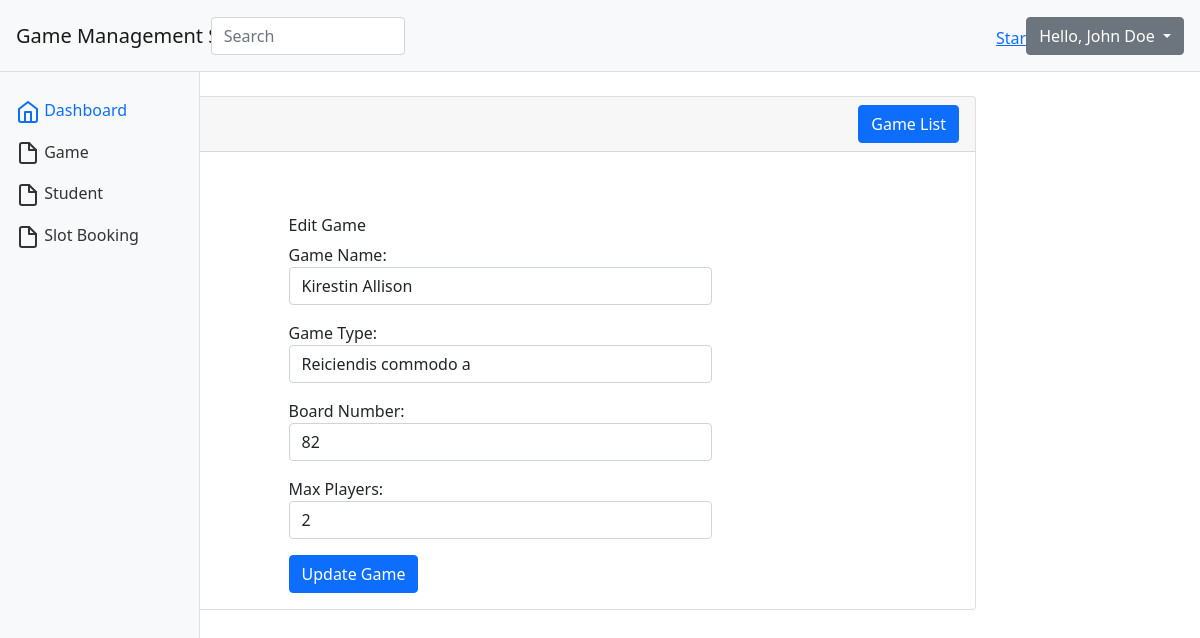
/index.php?page=game/edit&game_id=4, run on an earlier commit of the app's database.
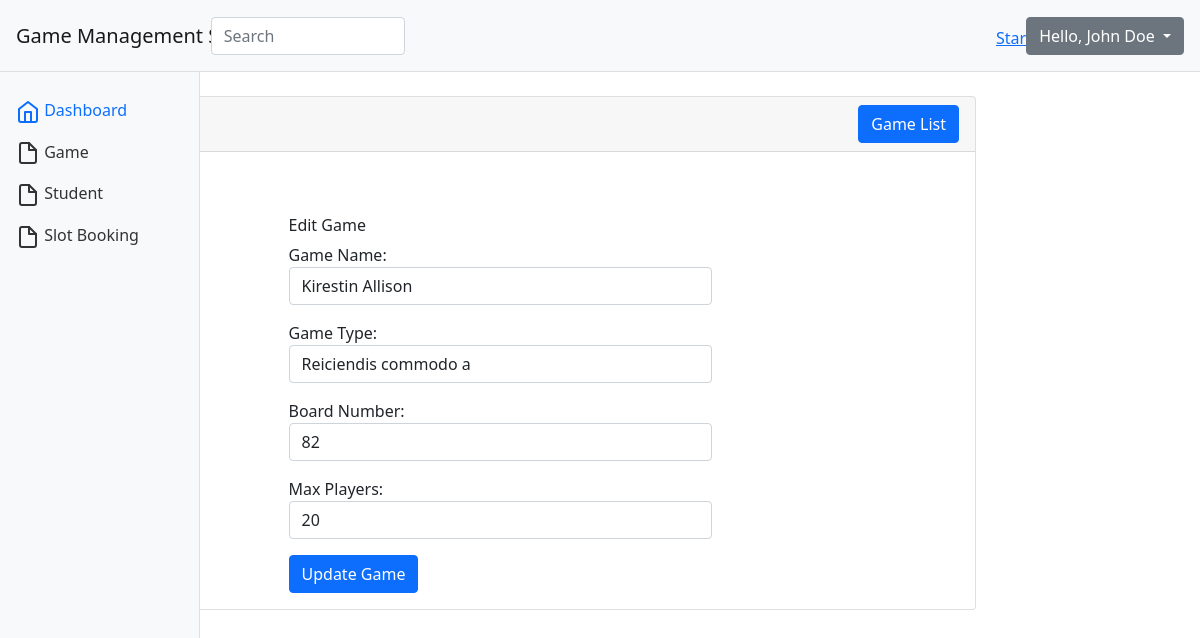
And on a later commit of the database.
### tables this page shows
CREATE TABLE `games` (
  `id` int(11) NOT NULL,
  `game_name` varchar(255) NOT NULL,
  `game_type` varchar(255) NOT NULL,
  `board_number` int(11) NOT NULL,
  `max_players` int(11) NOT NULL
);

### pages/game/Game.php (called while the page is built, shortened)
<?php
class Game {
    private $conn;
    public function __construct() {
        include __DIR__ . '/../../include/db_connection.php';
        $this->conn = $conn;
    }
    public function getGameById($id) {
        $result = $this->conn->query("SELECT * FROM games WHERE id=$id");
        if ($result) {
            $game = $result->fetch_assoc();
            return $game;
        } else {
            echo "Error: " . $this->conn->error;
            return null;
        }
    }
}
?>

### pages/game/edit.php (the view, shortened to what this page needs)
<?php
    include 'Game.php';
    if (isset($_GET['game_id'])) {
        $gameId = $_GET['game_id'];
        $db = new Game();
        $game = $db->getGameById($gameId);
    } else {
        echo "Invalid request!";
        exit();
    }
?>
<main class="col-md-9 ml-sm-auto col-lg-10 px-md-4 py-4">
        <div class="card">
        <div class="card-header">
        <div class="d-flex justify-content-between">
            <div>
                <h5>Games</h5>
            </div>
            <div>
                <a href="index.php?page=game/index" class="btn btn-primary float-right">
                    Game List
                </a>
            </div>
        </div>
        </div>
        <div class="card-body">
        <div class="container mt-5">
        <div class="row justify-content-center">
            <div class="col-md-6">
                <h6>Edit Game</h6>
                <form action="pages/game/handleLogic.php" method="post">
                    <div class="form-row">
                        <div class="col-md-12 mb-3">
                            <label for="game_name">Game Name:</label>
                            <input type="text" id="game_name" value="<?php echo $game['game_name']; ?>" name="game_name" class="form-control" placeholder="Enter game name" required>
                        </div>
                        <div class="col-md-12 mb-3">
                            <label for="game_type">Game Type:</label>
                            <input type="text" id="game_type" value="<?php echo $game['game_type']; ?>" name="game_type" class="form-control" placeholder="Enter game type" required>
                        </div>
                        <div class="col-md-12 mb-3">
                            <label for="board_number">Board Number:</label>
                            <input type="number" id="board_number" value="<?php echo $game['board_number']; ?>" name="board_number" class="form-control" placeholder="Enter board number" required>
                        </div>
                        <div class="col-md-12 mb-3">
                            <label for="max_players">Max Players:</label>
                            <input type="number" id="max_players" value="<?php echo $game['max_players']; ?>" name="max_players" class="form-control" placeholder="Enter max players" required>
                        </div>
                        <div class="col-md-12">
                            <button type="submit" class="btn btn-primary btn-block">Update Game</button>
                        </div>
                    </div>
                </form>
            </div>
        </div>
    </div>
        </div>
        </div>
    </main>

What changed in the data, as far as the page shows it:
changed games "Kirestin Allison": max_players "2" → "20"
